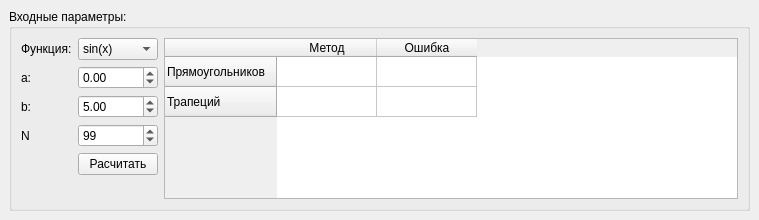
<?xml version="1.0" encoding="UTF-8"?>
<ui version="4.0">
 <class>MainWindow</class>
 <widget class="QMainWindow" name="MainWindow">
  <property name="geometry">
   <rect>
    <x>0</x>
    <y>0</y>
    <width>759</width>
    <height>220</height>
   </rect>
  </property>
  <property name="windowTitle">
   <string>MainWindow</string>
  </property>
  <widget class="QWidget" name="centralwidget">
   <layout class="QGridLayout" name="gridLayout">
    <item row="0" column="0">
     <layout class="QVBoxLayout" name="verticalLayout">
      <item>
       <widget class="QGroupBox" name="groupBox">
        <property name="title">
         <string>Входные параметры:</string>
        </property>
        <layout class="QGridLayout" name="gridLayout_2">
         <item row="0" column="0">
          <layout class="QHBoxLayout" name="horizontalLayout_2">
           <item>
            <layout class="QFormLayout" name="formLayout">
             <item row="0" column="0">
              <widget class="QLabel" name="function_label">
               <property name="text">
                <string>Функция:</string>
               </property>
              </widget>
             </item>
             <item row="0" column="1">
              <widget class="QComboBox" name="function_cmb">
               <item>
                <property name="text">
                 <string>sin(x)</string>
                </property>
               </item>
               <item>
                <property name="text">
                 <string>x^2</string>
                </property>
               </item>
              </widget>
             </item>
             <item row="1" column="0">
              <widget class="QLabel" name="a_label">
               <property name="text">
                <string>a:</string>
               </property>
              </widget>
             </item>
             <item row="1" column="1">
              <widget class="QDoubleSpinBox" name="a_edit">
               <property name="minimum">
                <double>-100.000000000000000</double>
               </property>
               <property name="singleStep">
                <double>0.100000000000000</double>
               </property>
              </widget>
             </item>
             <item row="2" column="0">
              <widget class="QLabel" name="b_label">
               <property name="text">
                <string>b:</string>
               </property>
              </widget>
             </item>
             <item row="2" column="1">
              <widget class="QDoubleSpinBox" name="b_edit">
               <property name="singleStep">
                <double>0.100000000000000</double>
               </property>
               <property name="value">
                <double>5.000000000000000</double>
               </property>
              </widget>
             </item>
             <item row="4" column="1">
              <widget class="QPushButton" name="pushButton">
               <property name="text">
                <string>Расчитать</string>
               </property>
              </widget>
             </item>
             <item row="3" column="0">
              <widget class="QLabel" name="n_label">
               <property name="text">
                <string>N</string>
               </property>
              </widget>
             </item>
             <item row="3" column="1">
              <widget class="QSpinBox" name="n_edit">
               <property name="maximum">
                <number>10000</number>
               </property>
               <property name="value">
                <number>99</number>
               </property>
              </widget>
             </item>
            </layout>
           </item>
          </layout>
         </item>
         <item row="0" column="1">
          <widget class="QTableWidget" name="tableWidget">
           <row>
            <property name="text">
             <string>Прямоугольников</string>
            </property>
           </row>
           <row>
            <property name="text">
             <string>Трапеций</string>
            </property>
           </row>
           <column>
            <property name="text">
             <string>Метод</string>
            </property>
           </column>
           <column>
            <property name="text">
             <string>Ошибка</string>
            </property>
           </column>
          </widget>
         </item>
        </layout>
       </widget>
      </item>
     </layout>
    </item>
   </layout>
  </widget>
 </widget>
 <resources/>
 <connections/>
</ui>
